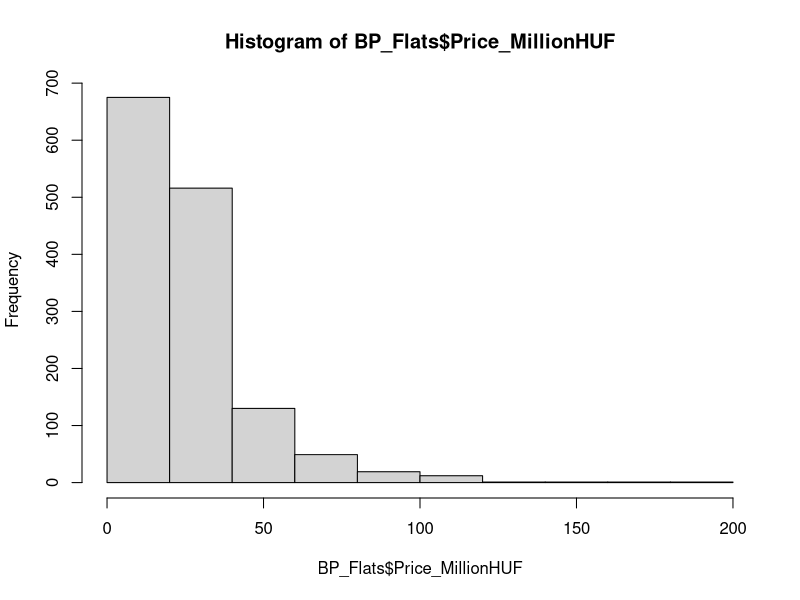
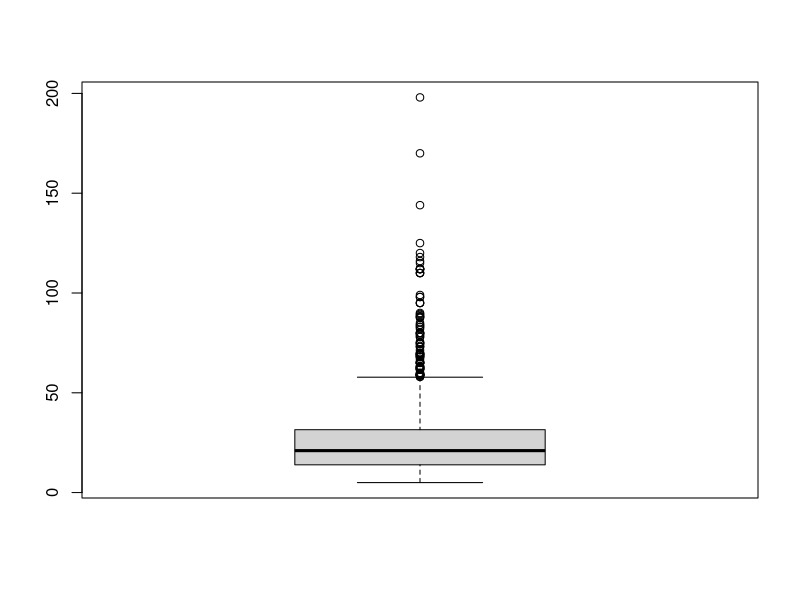
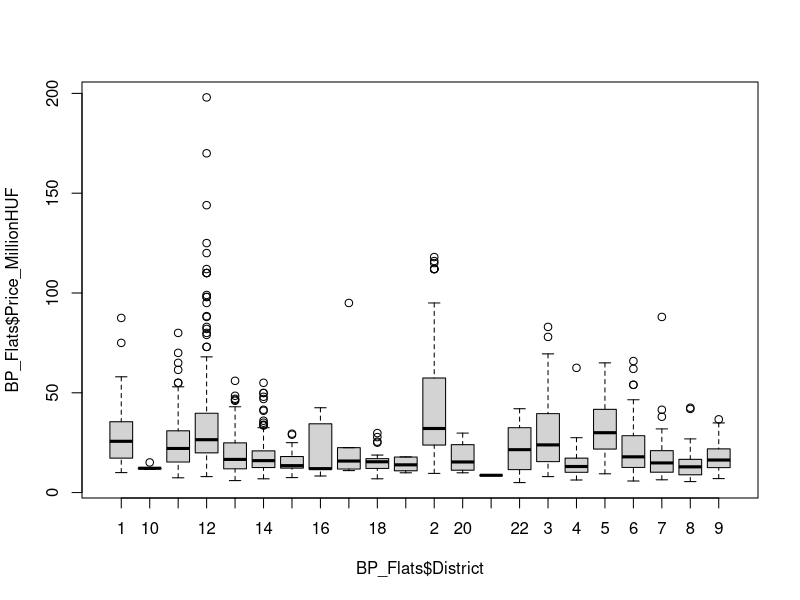
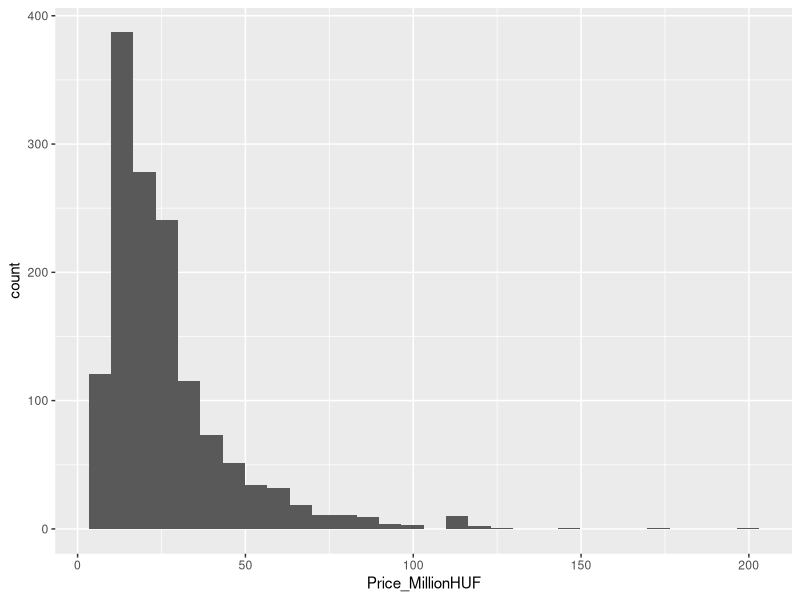
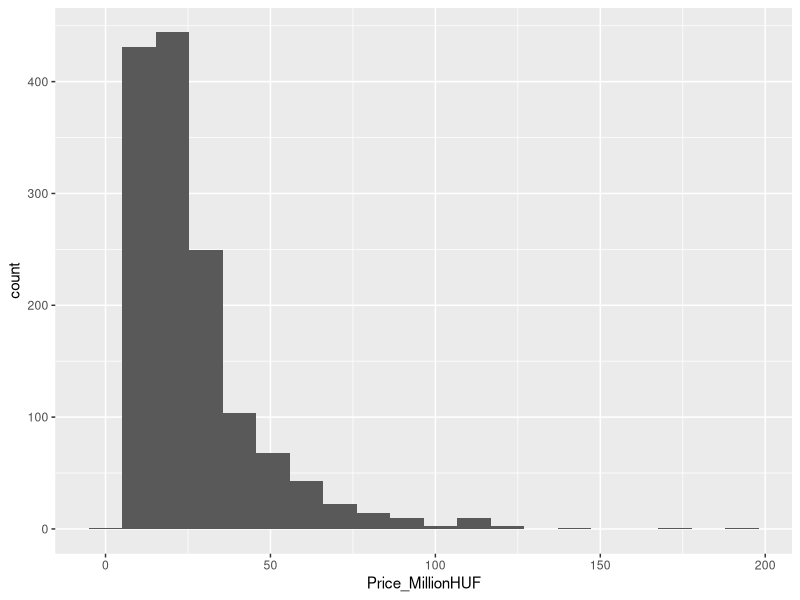
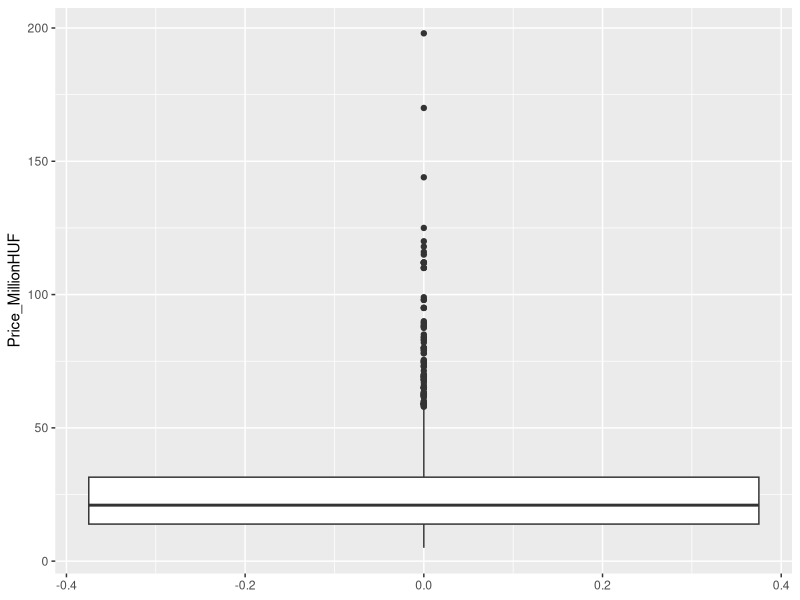
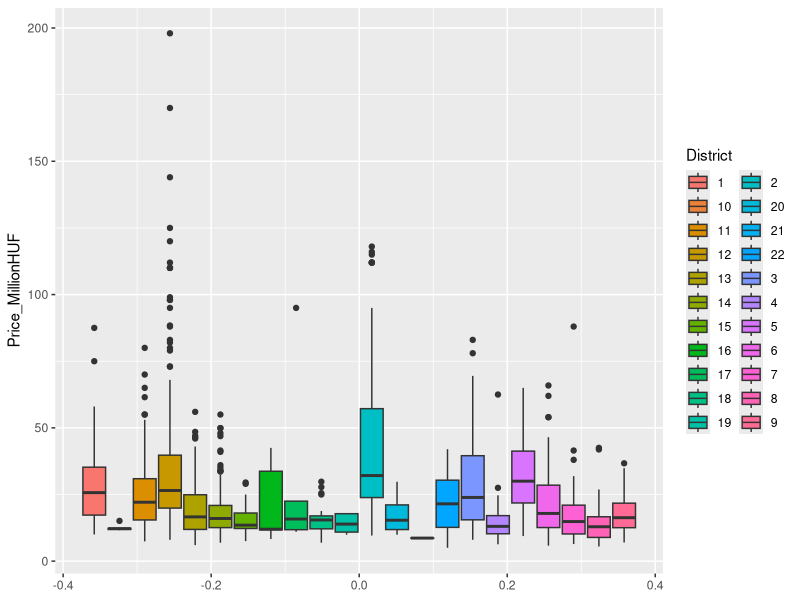
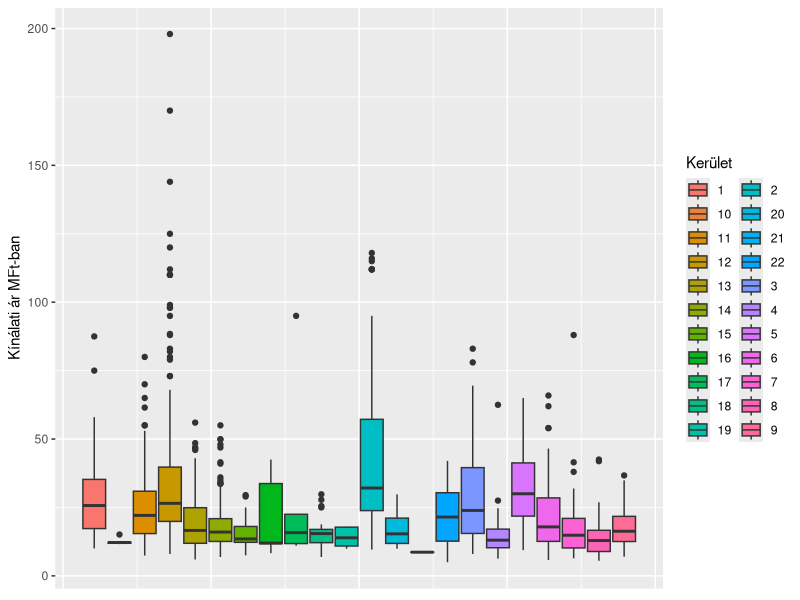

Here is the R script that generated these plots, in order:
## ---- chunk 1
knitr::opts_chunk$set(echo = TRUE)
## ---- chunk 2
library(readxl)
## ---- chunk 3
setwd("~/Github Repok/Statistical-Modelling-Lecture-Notes")

BP_Flats <- read_excel("BP_Flats.xlsx")
## ---- chunk 4
str(BP_Flats)
## ---- chunk 5
BP_Flats <- as.data.frame(BP_Flats)

str(BP_Flats)
## ---- chunk 6
summary(BP_Flats)
## ---- chunk 7
table(BP_Flats$Floor) # csak az Emelet változóra alkalmazzuk a függvényt!
## ---- chunk 8
BP_Flats <- BP_Flats[BP_Flats$Floor >= 0,]
## ---- chunk 9
prop.table(table(BP_Flats$Floor))
## ---- chunk 10
round(prop.table(table(BP_Flats$Floor))*100,1)
## ---- chunk 11
BP_Flats$IsSouth <- as.logical(BP_Flats$IsSouth)
BP_Flats$IsBuda <- as.logical(BP_Flats$IsBuda)

BP_Flats$District <- as.character(BP_Flats$District)

summary(BP_Flats)
## ---- chunk 12
BP_Flats$District <- as.factor(BP_Flats$District)

summary(BP_Flats)
## ---- chunk 13
levels(BP_Flats$District)
# Figyeljük meg, hogy a számok idézőjelek között vannak!
# Tehát szövegként érti a kerületek számát az R a háttérben, nagyon helyesen!
## ---- chunk 14
by(BP_Flats$Price_MillionHUF, BP_Flats$IsBuda, summary)
## ---- chunk 15
by(BP_Flats[,c("Price_MillionHUF", "Area_m2", "IsSouth")], BP_Flats$IsBuda, summary)
## ---- chunk 16
library(psych)
## ---- chunk 17
describe(BP_Flats)
## ---- chunk 18

x <- data.frame("Tartomány" = c("pozitív", "kb. 0 [első tizedesre nulla]", "negatív"),
                "skew" = c("jobbra elnyúló", "szimmetrikus", "balra elnyúló"),
                "kurtosis" = c("csúcsos", "standard normális eloszlás csúcsosságú", "lapult"))

knitr::kable(
  x, align = "cc"
)
## ---- chunk 19
hist(BP_Flats$Price_MillionHUF) # hisztogram

boxplot(BP_Flats$Price_MillionHUF) # doboz ábra
## ---- chunk 20
boxplot(BP_Flats$Price_MillionHUF ~ BP_Flats$District) # hullám jel után adjuk meg a factort, ami szerint megbontva kérjük az ábrát
## ---- chunk 21
library(ggplot2)
## ---- chunk 22
ggplot(data = BP_Flats, aes(x = Price_MillionHUF)) +
  geom_histogram()
## ---- chunk 23
ggplot(data = BP_Flats, aes(x = Price_MillionHUF)) +
  geom_histogram(bins = 20)
## ---- chunk 24
ggplot(data = BP_Flats, aes(y = Price_MillionHUF)) +
  geom_boxplot()
## ---- chunk 25
ggplot(data = BP_Flats, aes(y = Price_MillionHUF, fill = District)) +
  geom_boxplot()
## ---- chunk 26
ggplot(data = BP_Flats, aes(y = Price_MillionHUF, fill = District)) +
  geom_boxplot() +
  labs(y = "Kínálati ár MFt-ban", fill = "Kerület") +
  theme(axis.text.x = element_blank(),
        axis.ticks.x = element_blank())
## ---- chunk 27
ggplot(data = BP_Flats, aes(y = Price_MillionHUF, fill = District)) +
  geom_boxplot() +
  labs(y = "Kínálati ár MFt-ban", fill = "Kerület", title = "Lakárak eloszlása kerületek szerint") +
  theme(axis.text.x = element_blank(),
        axis.ticks.x = element_blank(),
        axis.text.y = element_text(size = 16), # y tengely betűméretének állítása
        plot.title = element_text(size = 20, face = "bold", color = "darkgreen")) # cím betűméret, stílus (félkövér) és betűszín állítása
## ---- chunk 28
ggplot(data = BP_Flats, aes(x = IsBuda, fill = IsSouth)) + # y tengely üres, alapból a gyakoriságok kerülnek rá
  geom_bar() # ez az általános oszlopdiagram: vegyük észre, hogy ez külön ábratípus a hisztogramhoz képest!!
## ---- chunk 29
ggplot(data = BP_Flats, aes(x = IsBuda, fill = IsSouth)) +
  geom_bar(position = "fill")
## ---- chunk 30
ggplot(data = BP_Flats, aes(x = IsBuda, fill = IsSouth)) +
  geom_bar(position = "fill") +
  scale_fill_brewer(palette="Dark2") # az új, színkitöltést (fill) szabályozó réteg
## ---- chunk 31
table(BP_Flats$IsBuda, BP_Flats$IsSouth)
## ---- chunk 32
round(prop.table(table(BP_Flats$IsBuda, BP_Flats$IsSouth))*100, 1)
## ---- chunk 33
round(prop.table(table(BP_Flats$IsBuda, BP_Flats$IsSouth), 1)*100, 1)
## ---- chunk 34
addmargins(table(BP_Flats$IsBuda, BP_Flats$IsSouth))
## ---- chunk 35
ggplot(data = BP_Flats, aes(x = Area_m2, y = Price_MillionHUF)) +
  geom_point() # pontdiagram ábratípusa
## ---- chunk 36
ggplot(data = BP_Flats, aes(x = Area_m2, y = Price_MillionHUF)) +
  geom_point() +
  stat_smooth(method=lm) # trendvonalt illesztő réteg
## ---- chunk 37
cor(BP_Flats$Price_MillionHUF, BP_Flats$Area_m2)
## ---- chunk 38
ggplot(data = BP_Flats, aes(x = Area_m2, y = Price_MillionHUF, color = IsBuda)) +
  geom_point() +
  stat_smooth(method=lm)
## ---- chunk 39
cor(BP_Flats[,1:7])
## ---- chunk 40

x <- data.frame("Correlation Abs Value" = c("|r|<0.3", "0.3<=|r|<=0.7", "|r|>0.7"),
                "Strenght of Relationship" = c("weak", "moderate", "strong"))

knitr::kable(
  x, align = "cc"
)
## ---- chunk 41
pairs.panels(BP_Flats[,1:7])
## ---- chunk 42
library(corrplot)
## ---- chunk 43
KorrelMatrix <- cor(BP_Flats[,1:7])

corrplot(KorrelMatrix, method="color")

corrplot(KorrelMatrix, method="number")
